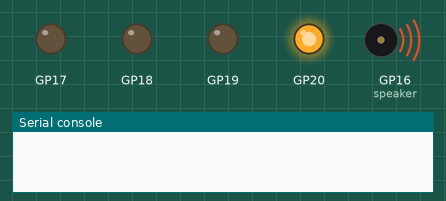
Simulated run of this program. Board: Raspberry Pi Pico running MicroPython. Parts: output pins drawn as LEDs (lit = HIGH), buzzer (waves = sounding), the last lines printed to the serial console. Random numbers come from a fixed seed.

Above: at 0.01 s.
At 0.41 s:
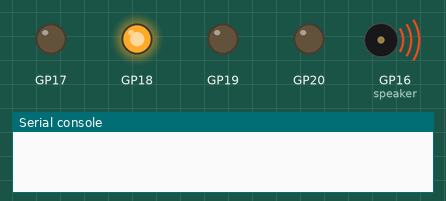
At 0.81 s:
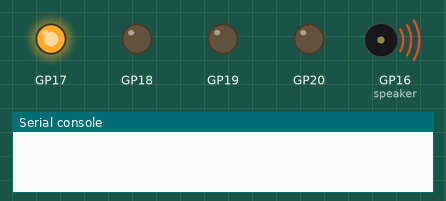
At 1.21 s:
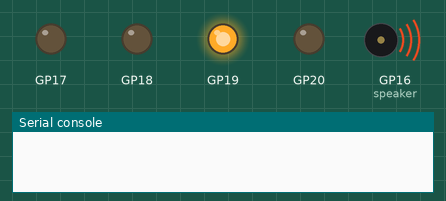
At 1.7 s:
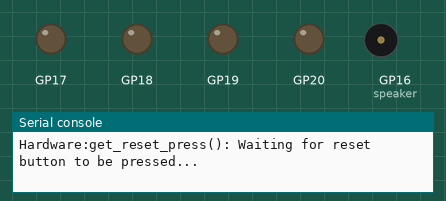
Timing chart, 0 to 3.2 s (numbered marks = the images above):
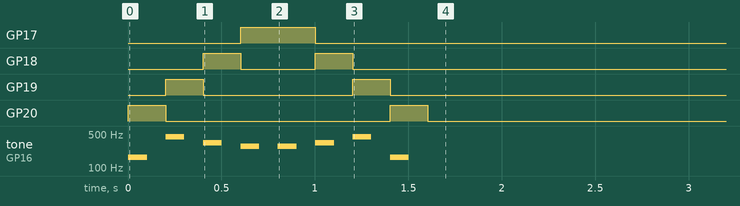

The program:

pico-simon.py
```python
'''
About  : Top-level module for Pico Simon game.
Version: 1 (29-Aug-2022)
Author : Kevin Morley
'''

# ------------------------------------------------------------------------------

from game import Game

# ------------------------------------------------------------------------------

# create game object
game = Game()
# wait for reset button to be pressed before beginning game
game.wait_start()

# ------------------------------------------------------------------------------

'''
End
'''
```

game.py
```python
'''
About  : Game logic module for Pico Simon game.
Version: 1 (29-Aug-2022)
Author : Kevin Morley
'''

# ------------------------------------------------------------------------------

import hardware
import math
import random
import utime

# ------------------------------------------------------------------------------

random.seed()

# ------------------------------------------------------------------------------
# Class which provides the game logic.

class Game:

    # --------------------------------------------------------------------------
    # Constructor

    def __init__(self):

        self.notes = []    # current sequence of notes
        self.duration = 0  # duration (ms) of LED & tone activations
        self.hw = hardware.Hardware() # object which manages hardware interactions
        self.play_start()  # play game start fanfare

    # --------------------------------------------------------------------------
    # Add a random new colour to the existing sequence.

    def add_colour(self):

        colour = random.choice(hardware.COLOURS)
        self.notes.append(colour)
        count = len(self.notes)
        # increase speed every 4 notes
        if (count % 4 == 0):
            self.duration = math.floor(self.duration * 0.75)

        self.play_all_colours(self.duration)

    # --------------------------------------------------------------------------
    # Play a new game .

    def play(self):

        # initialise game
        self.notes.clear()
        self.duration = 500
        # keep adding adding & reading colours until user error occurs
        self.add_colour()
        while (self.read_colours() is True):
            utime.sleep(1)
            self.add_colour()

        # user error has occurred
        self.play_fail()
        self.play_all_colours(200)
        self.wait_start()

    # --------------------------------------------------------------------------
    # Play the current sequence of colours with the provided note duration (ms).

    def play_all_colours(self, duration):

        for n in self.notes:
            self.hw.play_colour(n, duration)

    # --------------------------------------------------------------------------
    # Play the failure notification fanfare.

    def play_fail(self):

        utime.sleep(1)
        for c in hardware.COLOURS:
            self.hw.light_led(c, True)

        self.hw.play_tone(hardware.NOTE_G2, 250)
        self.hw.play_tone(hardware.NOTE_C2, 500)

        utime.sleep(1)
        for c in hardware.COLOURS:
            self.hw.light_led(c, False)

    # --------------------------------------------------------------------------
    # Play the power-on fanfare.

    def play_start(self):

        for c in hardware.COLOURS:
            self.hw.play_colour(c, 100)

        for c in reversed(hardware.COLOURS):
            self.hw.play_colour(c, 100)

    # --------------------------------------------------------------------------
    # Read button presses comparing against the current sequence as we go.
    # Return True if button presses match sequence, else return False.

    def read_colours(self):

        ok = True
        for n in self.notes:
            colour = self.hw.get_button_press()
            # check whether reset button has been pressed
            if (colour is None):
                self.play_fail()
                self.play()

            self.hw.play_colour(colour, 250)
            if (colour != n):
                ok = False
                break

        return ok

    # --------------------------------------------------------------------------
    # Wait for a reset button press and then call method to play the game.

    def wait_start(self):

        if (self.hw.get_reset_press() is True):
            self.play()

    # --------------------------------------------------------------------------

'''
End
'''
```

hardware.py
```python
'''
About  : Hardware interface module for Pico Simon game.
Version: 1 (29-Aug-2022)
Author : Kevin Morley
'''

# ------------------------------------------------------------------------------

import machine
import utime

# ------------------------------------------------------------------------------
# Define musical frequencies (Hz).
# See https://pages.mtu.edu/~suits/notefreqs.html
NOTE_G2 = 98
NOTE_C2 = 65
NOTE_E3 = 165
NOTE_C4S = 277
NOTE_E4 = 330
NOTE_A4 = 440

# Assign notes to constants representing colours.
NOTE_YELLOW = NOTE_C4S
NOTE_BLUE = NOTE_E4
NOTE_RED = NOTE_A4
NOTE_GREEN = NOTE_E3

# GPIO pin numbers for LEDs, buttons and passive buzzer.
PIN_LED_YELLOW = 17
PIN_LED_BLUE = 18
PIN_LED_RED = 19
PIN_LED_GREEN = 20
PIN_BUT_YELLOW = 15
PIN_BUT_BLUE = 14
PIN_BUT_RED = 13
PIN_BUT_GREEN = 12
PIN_BUT_RESET = 11
PIN_SPEAKER = 16

# Text representations of colours.
BLUE = 'blue'
GREEN = 'green'
RED = 'red'
YELLOW = 'yellow'

# Array of all colours. Order to match physical layout of LEDs for lightshow.
COLOURS = [GREEN, RED, BLUE, YELLOW]

# --------------------------------------------------------------------------
# Class which provides all hardware IO.

class Hardware:

    # --------------------------------------------------------------------------
    # Constructor .

    def __init__(self):
        '''
        self.out is a dictionary with a key for each colour and a corresponding
        value which is a dictionary of a button object, LED object and a tone
        frequency associated with that particular colour.
        '''
        self.out = {}
        self.out[BLUE] = self.config_colour(PIN_BUT_BLUE, PIN_LED_BLUE, NOTE_BLUE)
        self.out[GREEN] = self.config_colour(PIN_BUT_GREEN, PIN_LED_GREEN, NOTE_GREEN)
        self.out[RED] = self.config_colour(PIN_BUT_RED, PIN_LED_RED, NOTE_RED)
        self.out[YELLOW] = self.config_colour(PIN_BUT_YELLOW, PIN_LED_YELLOW, NOTE_YELLOW)
        # passive buzzer
        self.speaker = machine.PWM(machine.Pin(PIN_SPEAKER))
        # reset button
        self.reset = machine.Pin(PIN_BUT_RESET, machine.Pin.IN, machine.Pin.PULL_UP)

    # --------------------------------------------------------------------------
    # Configure hardware setttings associated with a single colour. Return dictionary.

    def config_colour(self, pin_button, pin_led, note):

        config = {
            'button': machine.Pin(pin_button, machine.Pin.IN, machine.Pin.PULL_UP),
            'led': machine.Pin(pin_led, machine.Pin.OUT),
            'note': note
            }
        return config

    # --------------------------------------------------------------------------
    # Wait for a button to be pressed. Return colour of button, or None if reset pressed.

    def get_button_press(self):

        while True:
            for c in COLOURS:
                v = self.out[c]['button'].value()
                if (v == 0):
                    return c

            v = self.reset.value()
            if (v == 0):
                return None

            utime.sleep_ms(100)

    # --------------------------------------------------------------------------
    # Wait for the reset button to be pressed. Return True when pressed.

    def get_reset_press(self):

        print('Hardware:get_reset_press(): Waiting for reset button to be pressed...')
        while True:
            v = self.reset.value()
            if (v == 0):
                return True

            utime.sleep_ms(100)

    # --------------------------------------------------------------------------
    # Turn a specific colour LED on or off.

    def light_led(self, colour, state):

        cfg = self.out[colour]
        cfg['led'].value(state)

    # --------------------------------------------------------------------------
    # play the tone and light the LED for a given colour for a given duration (ms)

    def play_colour(self, colour, duration):

        self.light_led(colour, True)
        cfg = self.out[colour]
        self.play_tone(cfg['note'], duration)
        self.light_led(colour, False)

    # --------------------------------------------------------------------------
    # play a given tone (Hz) for a given duration (ms)

    def play_tone(self, tone, duration):

        self.speaker.freq(tone)
        self.speaker.duty_u16(30000)
        utime.sleep_ms(duration)
        self.speaker.duty_u16(0)
        utime.sleep_ms(duration)

    # --------------------------------------------------------------------------

'''
End
'''
        
```
